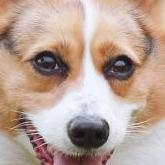
#> input picture softproject/wx/face/face_catimage/1-13.jpg, 165 x 165 px; its folder holds 4 pictures in this run
$ python resize_image.py
#> lines starting #> are read from the running program, lines starting #| are printed output that depends on the picture
from PIL import Image
import os

list = os.listdir("./face_catimage")
print(list)

for image in list:
    id_tag = image.find(".")
    name=image[0:id_tag]
    print(name)

    im=Image.open("./face_catimage/"+image)
#> im is the input picture: PIL image 165x165 RGB; mean R, G, B 185.2, 162.5, 150.9
    out = im.resize((128, 128))
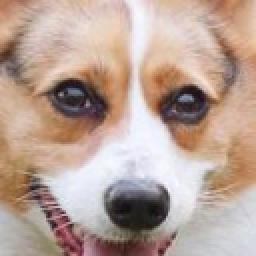
#> out: PIL image 128x128 RGB (shown 2 times larger); mean R, G, B 185.2, 162.5, 150.9
    #out.show()
    out.save("./resize_catimage/"+name+".jpg")
#> pass 2 of the loop `for image in list:`:
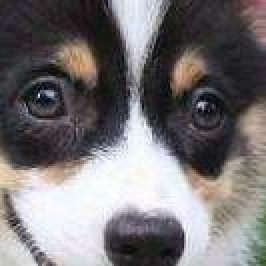
#> input picture softproject/wx/face/face_catimage/1-14.jpg, 133 x 133 px (shown 2 times larger)
#> im is the input picture: PIL image 133x133 RGB; mean R, G, B 118.1, 114.7, 116.2
#> `out = im.resize((128, 128))`:
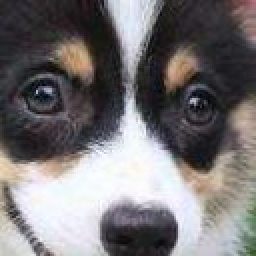
#> out: PIL image 128x128 RGB (shown 2 times larger); mean R, G, B 118.1, 114.7, 116.2
